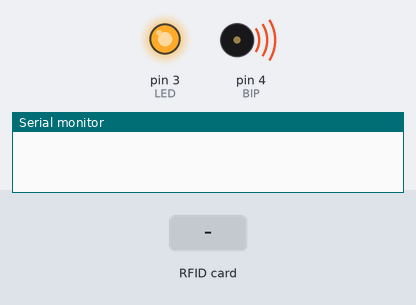
Bench run of a sketch on a simulated Arduino Uno, built with avr-gcc and run on an emulated ATmega328P. Shown: output pins drawn as LEDs (lit = HIGH), buzzer (waves = sounding), the last lines printed to the serial monitor. The inputs (shaded band) are chosen by the test bench. Pins used as bus, display or sensor lines are not drawn.

Above: at 0.1 s.
At 1.5 s:
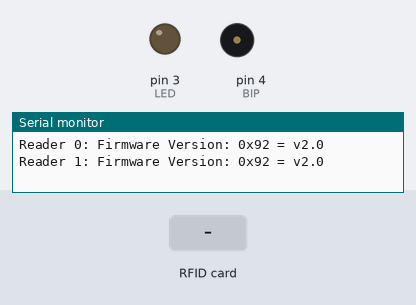
1.6 s: RFID card 95 0F 62 51 held to the reader
3.1 s: RFID card 5E 7A 19 C4 held to the reader
Timing chart, 0 to 6.1 s (numbered marks = the images above; inputs shaded):
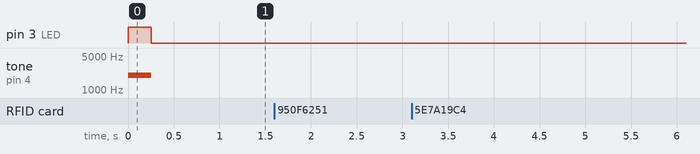

The sketch:

LEITOR_DUPLO_RFID.ino
```cpp
// (licence header left out)
#include <SPI.h>
#include <MFRC522.h>

#define LED 3
#define BIP 4
String conteudo;
constexpr uint8_t RST_PIN = 9;     // Configurable, see typical pin layout above
constexpr uint8_t SS_1_PIN = 10;   // Configurable, take a unused pin, only HIGH/LOW required, must be diffrent to SS 2
constexpr uint8_t SS_2_PIN = 8;    // Configurable, take a unused pin, only HIGH/LOW required, must be diffrent to SS 1

constexpr uint8_t NR_OF_READERS = 2;

byte ssPins[] = {SS_1_PIN, SS_2_PIN};

MFRC522 mfrc522[NR_OF_READERS];   // Create MFRC522 instance.

/**
 * Initialize.
 */
void setup() {
pinMode(BIP, OUTPUT);
pinMode(LED, OUTPUT);

    digitalWrite (LED, HIGH);
    tone (BIP, 2000);
    delay(250);//Delay apagar LED Verde
    noTone(BIP);
    digitalWrite (LED, LOW);

  Serial.begin(9600); // Initialize serial communications with the PC
  while (!Serial);    // Do nothing if no serial port is opened (added for Arduinos based on ATMEGA32U4)

  SPI.begin();        // Init SPI bus

  for (uint8_t reader = 0; reader < NR_OF_READERS; reader++) {
    mfrc522[reader].PCD_Init(ssPins[reader], RST_PIN); // Init each MFRC522 card
    Serial.print(F("Reader "));
    Serial.print(reader);
    Serial.print(F(": "));
    mfrc522[reader].PCD_DumpVersionToSerial();
  }
}

/**
 * Main loop.
 */
void loop() {

  for (uint8_t i = 0; i < NR_OF_READERS; i++) {
    // Look for new cards

    if (mfrc522[i].PICC_IsNewCardPresent() && mfrc522[i].PICC_ReadCardSerial()) {
      Serial.print(F("Reader "));
//     Serial.print(reader);

      String conteudo = "95 0F 62 51";
      byte letra;

        Serial.print(F(": Card UID:"));
        dump_byte_array(mfrc522[i].uid.uidByte, mfrc522[i].uid.size);
        Serial.println();
        Serial.print(F("PICC type: "));
        MFRC522::PICC_Type piccType = mfrc522[i].PICC_GetType(mfrc522[i].uid.sak);
        Serial.println(mfrc522[i].PICC_GetTypeName(piccType));

      // Halt PICC
      mfrc522[i].PICC_HaltA();
      // Stop encryption on PCD
      mfrc522[i].PCD_StopCrypto1();
    } //if (mfrc522[reader].PICC_IsNewC
   //for(uint8_t reader

if (conteudo.substring(1) == "95 0F 62 51") //ID CARTÃO
  {
    digitalWrite (LED, HIGH);
    tone (BIP, 500);
    delay(5000);//Delay apagar LED Verde
    noTone(BIP);
    digitalWrite (LED, LOW);

  }
}}

/**
 * Helper routine to dump a byte array as hex values to Serial.
 */
void dump_byte_array(byte *buffer, byte bufferSize) {
  for (byte i = 0; i < bufferSize; i++) {
    Serial.print(buffer[i] < 0x10 ? " 0" : " ");
    Serial.print(buffer[i], HEX);
    conteudo.concat(String(mfrc522[i].uid.uidByte[i] < 0x10 ? " 0" : " "));
    conteudo.concat(String(mfrc522[i].uid.uidByte[i], HEX));
  }
}
```
